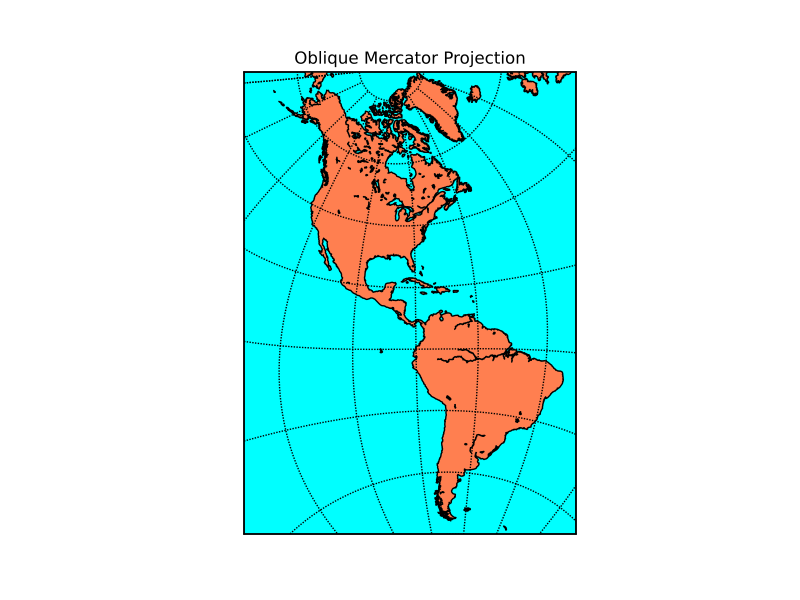

Here is the Python script that generated this plot:
from mpl_toolkits.basemap import Basemap
import numpy as np
import matplotlib.pyplot as plt
# setup oblique mercator basemap.
# width is width of map projection region in km (xmax-xmin_
# height is height of map projection region in km (ymax-ymin)
# lon_0, lat_0 are the central longitude and latitude of the projection.
# lat_1,lon_1 and lat_2,lon_2  are two pairs of points that define
# the projection centerline.
# Map projection coordinates are automatically rotated to true north.
# To avoid this, set no_rot=True.
# area_thresh=1000 means don't plot coastline features less
# than 1000 km^2 in area.
m = Basemap(height=16700000,width=12000000,
            resolution='l',area_thresh=1000.,projection='omerc',\
            lon_0=-100,lat_0=15,lon_2=-120,lat_2=65,lon_1=-50,lat_1=-55)
m.drawcoastlines()
m.fillcontinents(color='coral',lake_color='aqua')
# draw parallels and meridians.
m.drawparallels(np.arange(-80.,81.,20.))
m.drawmeridians(np.arange(-180.,181.,20.))
m.drawmapboundary(fill_color='aqua') 
plt.title("Oblique Mercator Projection")
plt.show()
